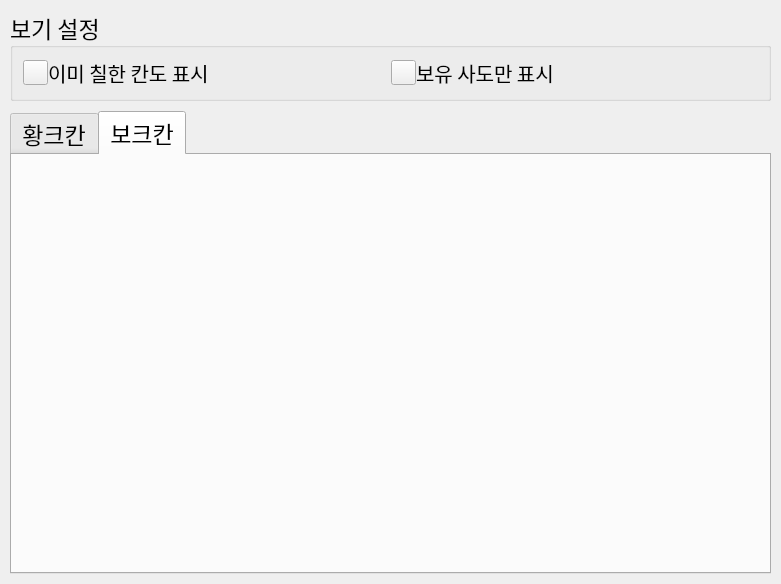
<?xml version="1.0" encoding="UTF-8"?>
<ui version="4.0">
 <class>page_crayon_2</class>
 <widget class="QWidget" name="page_crayon_2">
  <property name="geometry">
   <rect>
    <x>0</x>
    <y>0</y>
    <width>781</width>
    <height>584</height>
   </rect>
  </property>
  <property name="font">
   <font>
    <family>ONE Mobile POP</family>
    <pointsize>17</pointsize>
   </font>
  </property>
  <property name="windowTitle">
   <string>Form</string>
  </property>
  <layout class="QVBoxLayout" name="verticalLayout_2">
   <property name="spacing">
    <number>10</number>
   </property>
   <property name="leftMargin">
    <number>10</number>
   </property>
   <property name="topMargin">
    <number>10</number>
   </property>
   <property name="rightMargin">
    <number>10</number>
   </property>
   <property name="bottomMargin">
    <number>10</number>
   </property>
   <item>
    <widget class="QGroupBox" name="groupBox">
     <property name="font">
      <font>
       <family>ONE Mobile POP</family>
       <pointsize>17</pointsize>
      </font>
     </property>
     <property name="title">
      <string>보기 설정</string>
     </property>
     <layout class="QHBoxLayout" name="horizontalLayout_2">
      <property name="spacing">
       <number>0</number>
      </property>
      <property name="leftMargin">
       <number>10</number>
      </property>
      <property name="topMargin">
       <number>10</number>
      </property>
      <property name="rightMargin">
       <number>10</number>
      </property>
      <property name="bottomMargin">
       <number>10</number>
      </property>
      <item>
       <layout class="QHBoxLayout" name="horizontalLayout">
        <item>
         <widget class="QCheckButton" name="checkbutton">
          <property name="enabled">
           <bool>true</bool>
          </property>
          <property name="sizePolicy">
           <sizepolicy hsizetype="Fixed" vsizetype="Fixed">
            <horstretch>0</horstretch>
            <verstretch>0</verstretch>
           </sizepolicy>
          </property>
          <property name="minimumSize">
           <size>
            <width>25</width>
            <height>25</height>
           </size>
          </property>
          <property name="maximumSize">
           <size>
            <width>25</width>
            <height>25</height>
           </size>
          </property>
          <property name="font">
           <font>
            <family>ONE Mobile POP</family>
            <pointsize>8</pointsize>
           </font>
          </property>
          <property name="text">
           <string/>
          </property>
          <property name="checkable">
           <bool>true</bool>
          </property>
          <property name="checked">
           <bool>false</bool>
          </property>
         </widget>
        </item>
        <item>
         <widget class="QLabel" name="label_2">
          <property name="font">
           <font>
            <family>ONE Mobile POP</family>
            <pointsize>15</pointsize>
           </font>
          </property>
          <property name="text">
           <string>이미 칠한 칸도 표시</string>
          </property>
         </widget>
        </item>
       </layout>
      </item>
      <item>
       <layout class="QHBoxLayout" name="horizontalLayout_3">
        <item>
         <widget class="QCheckButton" name="ownedHeroCheckButton">
          <property name="enabled">
           <bool>true</bool>
          </property>
          <property name="sizePolicy">
           <sizepolicy hsizetype="Fixed" vsizetype="Fixed">
            <horstretch>0</horstretch>
            <verstretch>0</verstretch>
           </sizepolicy>
          </property>
          <property name="minimumSize">
           <size>
            <width>25</width>
            <height>25</height>
           </size>
          </property>
          <property name="maximumSize">
           <size>
            <width>25</width>
            <height>25</height>
           </size>
          </property>
          <property name="font">
           <font>
            <family>ONE Mobile POP</family>
            <pointsize>8</pointsize>
           </font>
          </property>
          <property name="text">
           <string/>
          </property>
          <property name="checkable">
           <bool>true</bool>
          </property>
          <property name="checked">
           <bool>false</bool>
          </property>
         </widget>
        </item>
        <item>
         <widget class="QLabel" name="ownedHeroLabel">
          <property name="font">
           <font>
            <family>ONE Mobile POP</family>
            <pointsize>15</pointsize>
           </font>
          </property>
          <property name="text">
           <string>보유 사도만 표시</string>
          </property>
         </widget>
        </item>
       </layout>
      </item>
     </layout>
    </widget>
   </item>
   <item>
    <widget class="QTabWidget" name="tabWidget">
     <property name="font">
      <font>
       <family>ONE Mobile POP</family>
       <pointsize>17</pointsize>
      </font>
     </property>
     <property name="currentIndex">
      <number>1</number>
     </property>
     <widget class="QWidget" name="tab_gold">
      <attribute name="title">
       <string>황크칸</string>
      </attribute>
     </widget>
     <widget class="QWidget" name="tab_purple">
      <attribute name="title">
       <string>보크칸</string>
      </attribute>
     </widget>
    </widget>
   </item>
  </layout>
 </widget>
 <customwidgets>
  <customwidget>
   <class>QCheckButton</class>
   <extends>QPushButton</extends>
   <header>widgets/wrapper/misc.h</header>
  </customwidget>
 </customwidgets>
 <resources/>
 <connections/>
</ui>
